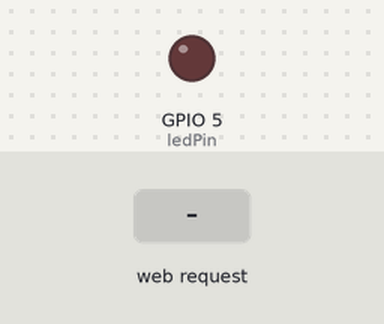
A program run on a simulated ESP32. Parts: output pins drawn as LEDs (lit = HIGH). Inputs (shaded band) come from the test bench. WiFi joins after 1.5 s; servers stay silent unless stated; what the program prints to the serial monitor is not drawn.

Above: at 2.7 s.
2.8 s: HTTP request GET /on received
At 4.0 s:
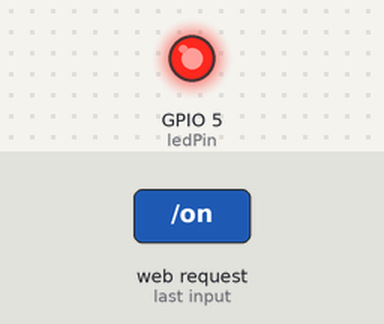
4.3 s: HTTP request GET /off received
At 5.2 s:
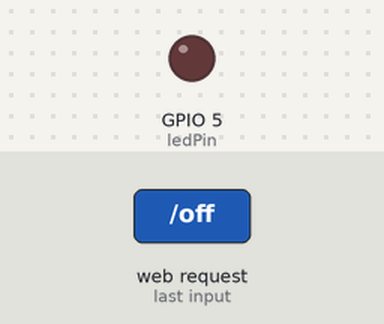
Timing chart, 0 to 7.3 s (numbered marks = the images above; inputs shaded):
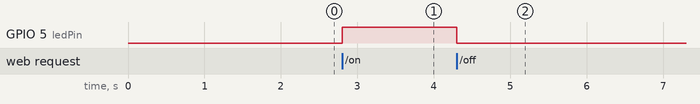

Measured:
- after the input at 2.8 s, GPIO 5 (ledPin): LOW → HIGH at once
- after the input at 4.3 s, GPIO 5 (ledPin): HIGH → LOW at once

The program:

main.cpp
```cpp
#include <Arduino.h>

#include <WiFi.h>
#include <WebServer.h>

const char* ssid = "Wokwi-GUEST";
const char* password = "";

WebServer server(80);
const int ledPin = 5;

void handleRoot() {
  String html = "<!DOCTYPE html><html>";
  html += "<head><title>ESP32 LED Control</title></head>";
  html += "<body style='text-align:center; font-family:Arial;'>";
  html += "<h2>NodeMCU-style LED Control (ESP32)</h2>";
  html += "<p><a href='/on'><button style='padding:10px 20px;'>Turn ON</button></a></p>";
  html += "<p><a href='/off'><button style='padding:10px 20px;'>Turn OFF</button></a></p>";
  html += "</body></html>";
  server.send(200, "text/html", html);
}

void handleOn() {
  digitalWrite(ledPin, HIGH);
  server.sendHeader("Location", "/");
  server.send(303);
}

void handleOff() {
  digitalWrite(ledPin, LOW);
  server.sendHeader("Location", "/");
  server.send(303);
}

void setup() {
  Serial.begin(115200);
  pinMode(ledPin, OUTPUT);
  digitalWrite(ledPin, LOW);

  Serial.println("Connecting to WiFi...");
  WiFi.begin(ssid, password);
  while (WiFi.status() != WL_CONNECTED) {
    delay(500);
    Serial.print(".");
  }
  Serial.println("\nConnected!");
  Serial.print("IP Address: ");
  Serial.println(WiFi.localIP());

  server.on("/", handleRoot);
  server.on("/on", handleOn);
  server.on("/off", handleOff);
  server.begin();
  Serial.println("Web server started.");
}

void loop() {
  server.handleClient();
}
```
